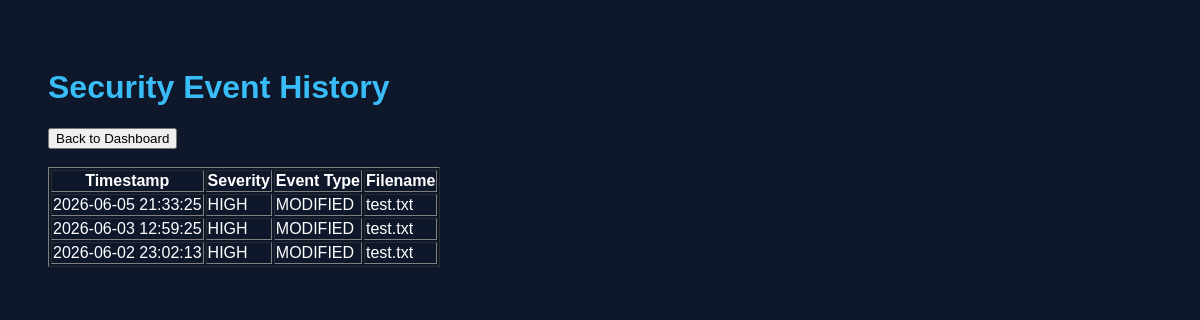
Before: /history with the older database file.
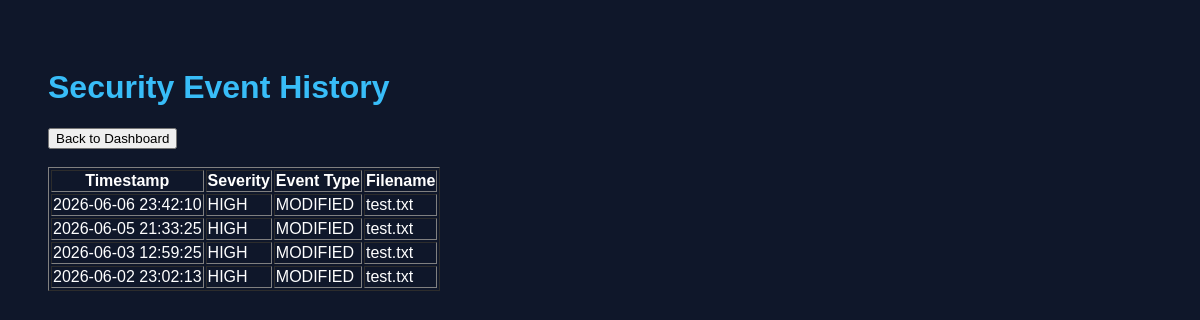
After: the same page with the newer database file.
### tables this page shows
CREATE TABLE security_events (

            id INTEGER PRIMARY KEY AUTOINCREMENT,
            timestamp TEXT,
            severity TEXT,
            event_type TEXT,
            filename TEXT

        );

### app.py (the view)
@app.route("/history")
def history():
    events = get_all_events()
    return render_template(
        "history.html",
        events=events
    )

### src/database.py (called while the page is built)
def get_all_events():
    connection = sqlite3.connect(DB_PATH)
    cursor = connection.cursor()
    cursor.execute("""
        SELECT timestamp,
               severity,
               event_type,
               filename
        FROM security_events
        ORDER BY id DESC
    """)
    rows = cursor.fetchall()
    connection.close()
    return rows

### templates/history.html (shortened to what this page needs)
<!DOCTYPE html>
<html>
<head>
    <link rel="stylesheet" href="{{ url_for('static', filename='style.css') }}">
</head>
<body>
    <h1>Security Event History</h1>
    <a href="/">
        <button>Back to Dashboard</button>
    </a>
    <br><br>
    <table border="1">
        <tr>
            <th>Timestamp</th>
            <th>Severity</th>
            <th>Event Type</th>
            <th>Filename</th>
        </tr>
        {% for event in events %}
        <tr>
            <td>{{ event[0] }}</td>
            <td>{{ event[1] }}</td>
            <td>{{ event[2] }}</td>
            <td>{{ event[3] }}</td>
        </tr>
        {% endfor %}
    </table>
</body>
</html>

### static/style.css (style rules this page uses)
body { background-color: #0f172a; color: white; font-family: Arial, sans-serif; padding: 40px; }
h1 { color: #38bdf8; }

Changed rows visible on the page:
added security_events: timestamp "2026-06-06 23:42:10", severity "HIGH", event_type "MODIFIED", filename "test.txt"
